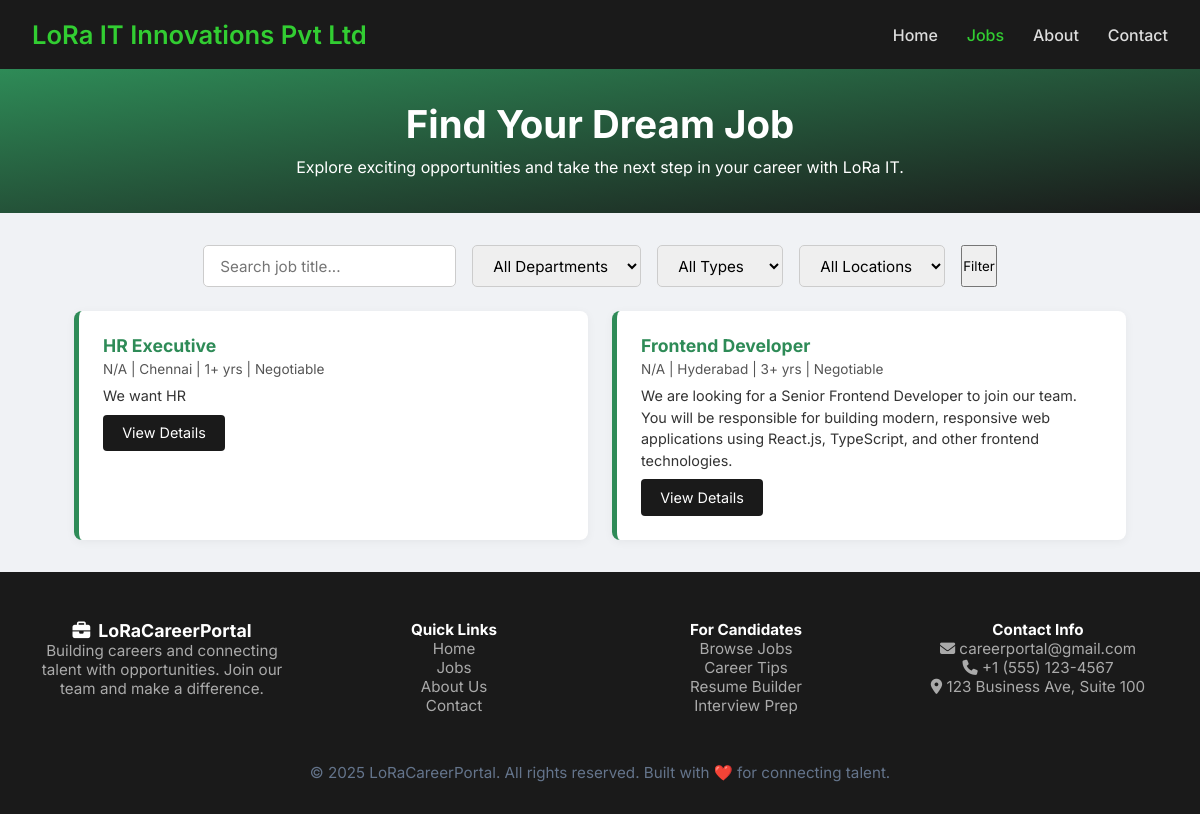
The app's page /jobs/, older data.
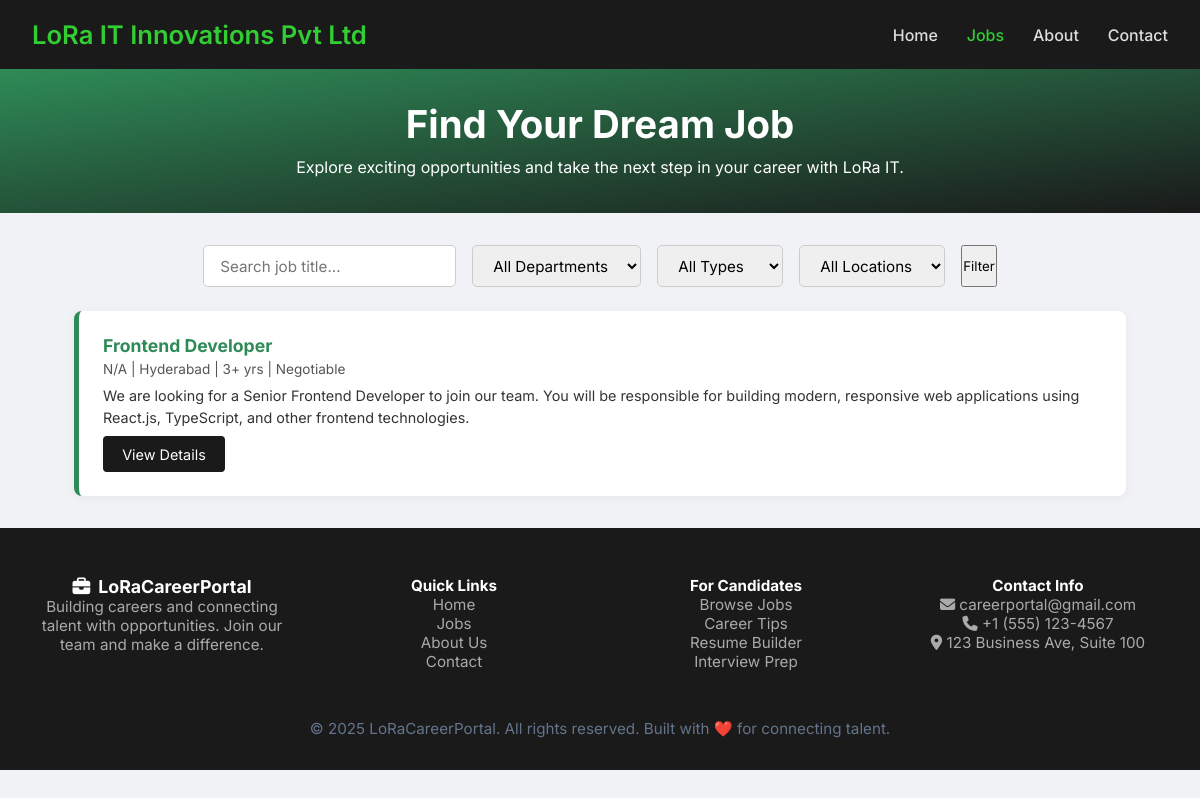
The same page, newer data.
### app/models.py (models this page shows, shortened)
class JobDetails(models.Model):
    title = models.CharField(max_length=200)
    location = models.CharField(max_length=100)
    experience = models.CharField(max_length=100)
    job_type = models.CharField(max_length=50, default="Full-time")  # Ensure this exists!
    description = models.TextField()
    requirements = models.TextField(blank=True)
    responsibilities = models.TextField(blank=True)
    benefits = models.TextField(blank=True)

### app/views.py (the view)
# urls.py: path('jobs/', views.jobs, name='jobs'),
def jobs(request):
    jobs = Job.objects.all().order_by('-id')  # show latest jobs first
    search_query = request.GET.get('search', '')
    department = request.GET.get('department', '')
    job_type = request.GET.get('type', '')
    location = request.GET.get('location', '')
    if search_query:
        jobs = jobs.filter(title__icontains=search_query)
    if department:
        jobs = jobs.filter(department__iexact=department)
    if job_type:
        jobs = jobs.filter(job_type__iexact=job_type)
    if location:
        jobs = jobs.filter(location__iexact=location)
    context = {
        'jobs': jobs,
        'request': request  # used for filter form retention
    }
    return render(request, 'jobs.html', context)

### templates/jobs.html (shortened to what this page needs)
{% load static %}
<!DOCTYPE html>
<html lang="en">
<head>
  <link rel="stylesheet" href="{% static 'css/jobs.css' %}">
</head>
<body>
  <header>
    <div class="logo">LoRa IT Innovations Pvt Ltd</div>
    <ul class="nav-links">
      <li><a href="{% url 'home' %}">Home</a></li>
      <li><a href="{% url 'jobs' %}" style="color: var(--accent);">Jobs</a></li>
      <li><a href="{% url 'about' %}">About</a></li>
      <li><a href="{% url 'contact' %}">Contact</a></li>
    </ul>
  </header>
  <section class="hero">
    <h1>Find Your Dream Job</h1>
    <p>Explore exciting opportunities and take the next step in your career with LoRa IT.</p>
  </section>
  <form method="get" action="{% url 'jobs' %}" class="filters">
    <input type="text" name="search" placeholder="Search job title..." value="{{ request.GET.search|default_if_none:'' }}">
    <select name="department">
      <option value="">All Departments</option>
    </select>
    <select name="type">
      <option value="">All Types</option>
    </select>
    <select name="location">
      <option value="">All Locations</option>
    </select>
    <button type="submit">Filter</button>
  </form>
  <section class="job-listings">
    {% for job in jobs %}
      <div class="job-card">
        <h3>{{ job.title }}</h3>
        <div class="job-meta">
          {{ job.department|default:"N/A" }} |
          {{ job.location|default:"N/A" }} |
          {{ job.experience|default:"N/A" }} |
          {{ job.salary|default:"Negotiable" }}
        </div>
        <p>{{ job.description|truncatechars:200 }}</p>
        <a href="{% url 'job_detail' job.id %}" class="btn-apply">View Details</a>
      </div>
    {% empty %}
      <p style="text-align:center;">No job openings available right now.</p>
    {% endfor %}
  </section>
  <footer>
    <div class="footer-grid" style="display: grid; grid-template-columns: repeat(auto-fit, minmax(220px, 1fr)); gap: 2rem; max-width: 1200px; margin: auto; padding: 2rem 1rem;">
      <div>
        <h3 style="color:white;"><i class="fas fa-briefcase" style="margin-right: 8px;"></i>LoRaCareerPortal</h3>
        <p>Building careers and connecting talent with opportunities. Join our team and make a difference.</p>
      </div>
      <div>
        <h4 style="color:white;">Quick Links</h4>
        <ul style="list-style: none; padding: 0;">
          <li><a href="{% url 'home' %}" style="color: var(--footer-text); text-decoration: none;">Home</a></li>
          <li><a href="{% url 'jobs' %}" style="color: var(--footer-text); text-decoration: none;">Jobs</a></li>
          <li><a href="{% url 'about' %}" style="color: var(--footer-text); text-decoration: none;">About Us</a></li>
          <li><a href="{% url 'contact' %}" style="color: var(--footer-text); text-decoration: none;">Contact</a></li>
        </ul>
      </div>
      <div>
        <h4 style="color:white;">For Candidates</h4>
        <ul style="list-style: none; padding: 0;">
          <li><a href="#" style="color: var(--footer-text); text-decoration: none;">Browse Jobs</a></li>
          <li><a href="#" style="color: var(--footer-text); text-decoration: none;">Career Tips</a></li>
          <li><a href="#" style="color: var(--footer-text); text-decoration: none;">Resume Builder</a></li>
          <li><a href="#" style="color: var(--footer-text); text-decoration: none;">Interview Prep</a></li>
        </ul>
      </div>
      <div>
        <h4 style="color:white;">Contact Info</h4>
        <ul style="list-style: none; padding: 0;">
          <li><i class="fas fa-envelope"></i> careerportal@gmail.com</li>
          <li><i class="fas fa-phone"></i> +1 (555) 123-4567</li>
          <li><i class="fas fa-map-marker-alt"></i> 123 Business Ave, Suite 100</li>
        </ul>
      </div>
    </div>
    <div class="footer-bottom" style="text-align: center; padding: 1rem; color: #64748b;">
      &copy; 2025 LoRaCareerPortal. All rights reserved. Built with ❤️ for connecting talent.
    </div>
  </footer>
</body>
</html>

Row changes from the older to the newer data that the page shows:
removed JobDetails: title "HR Executive", department "N/A", location "Chennai", experience "1+ yrs", salary "Negotiable", description "We want HR"
